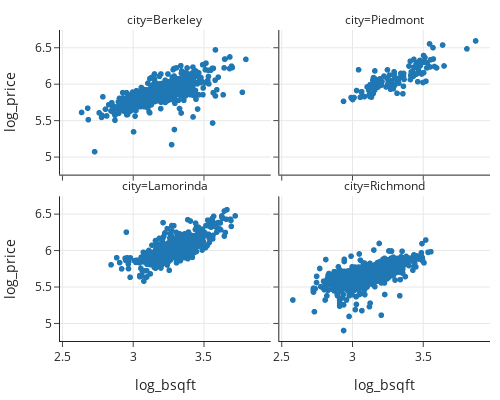

The cell this chart's notebook holds for it:
### Markdown cell above
As expected from the box plots, the estimated sale price (in log $) depends on the city. But, if we know the size of the house as well as the city, we should have an even better model. We saw earlier that the simple log-log model that explains sale price by house size fits reasonably well so we expect that the city feature (as one-hot encoded variables) should further improve the model. 

Such a model looks like:

$$
y_i ~\approx~ \theta_1x_i +  \theta_B x_{i,B} ~+~ \theta_L x_{i,L} 
~+~ \theta_P x_{i,P} ~+~ \theta_R x_{i,R}
$$

Notice that this model describes the relationship between log(price), which is represented as $y$ and log(size), which is represented as $x$, as linear with the same coefficient for log(size) for each city.
But, the intercept term depends on the city:

$$
\begin{aligned}
y_i ~&\approx~ \theta_1x_i +  \theta_B  ~~&\text{for houses in Berkeley} \\
y_i ~&\approx~ \theta_1x_i + \theta_L  ~~&\text{for houses in Lamorinda}\\
y_i ~&\approx~ \theta_1x_i + \theta_P  ~~&\text{for houses in Piedmont}\\
y_i ~&\approx~ \theta_1x_i + \theta_R  ~~&\text{for houses in Richmond}
\end{aligned}
$$

We next make a facet of scatter plots, one for each city, to see if this relationship roughly holds:

### Code cell
fig = px.scatter(sfh, x='log_bsqft', y='log_price', 
                 facet_col='city', facet_col_wrap=2,
                 width=500, height=400)

fig.update_layout(margin=dict(t=30))
fig

### Figure 1 — Plotly figure (JSON) as saved in the notebook; plotly's stock layout.template omitted (floating-point values rounded to 4 significant figures; data arrays with more than 128 entries replaced by an {"elided": "..."} marker saying what was removed)
{"data": [{"hovertemplate": "city=Berkeley<br>log_bsqft=%{x}<br>log_price=%{y}<extra></extra>", "legendgroup": "", "marker": {"color": "#1F77B4", "symbol": "circle"}, "mode": "markers", "name": "", "showlegend": false, "type": "scattergl", "x": {"elided": "647 float values"}, "xaxis": "x3", "y": {"elided": "647 float values"}, "yaxis": "y3"}, {"hovertemplate": "city=Piedmont<br>log_bsqft=%{x}<br>log_price=%{y}<extra></extra>", "legendgroup": "", "marker": {"color": "#1F77B4", "symbol": "circle"}, "mode": "markers", "name": "", "showlegend": false, "type": "scattergl", "x": [3.12, 3.522, 3.24, 3.142, 3.162, 3.464, 3.275, 3.298, 3.873, 3.458, 3.363, 3.196, 3.572, 3.429, 3.272, 3.432, 3.547, 3.246, 3.206, 3.29, 3.574, 3.161, 3.182, 3.367, 3.436, 3.332, 3.196, 3.359, 3.161, 3.268, 3.175, 3.207, 3.126, 3.159, 3.402, 3.582, 3.211, 3.436, 3.031, 3.265, 3.411, 2.993, 3.301, 3.452, 3.126, 3.014, 3.272, 3.272, 3.597, 3.532, 3.414, 3.488, 3.25, 3.106, 3.254, 3.151, 3.225, 3.509, 3.068, 3.344, 3.297, 3.109, 3.149, 3.15, 3.364, 3.326, 3.256, 3.459, 3.349, 3.191, 3.321, 3.412, 3.346, 3.436, 3.528, 3.318, 3.067, 3.363, 3.46, 3.64, 3.491, 3.471, 3.146, 3.463, 3.301, 3.506, 3.136, 3.058, 3.812, 3.193, 3.119, 3.119, 3.003, 3.65, 3.417, 3.467, 3.427, 3.501, 3.261, 3.087, 2.996, 3.505, 3.443, 3.045, 3.274, 3.127, 3.555, 3.55, 3.479, 3.515, 3.33, 3.451, 2.939, 3.15, 3.291, 3.119, 3.482], "xaxis": "x4", "y": [5.857, 6.047, 5.968, 5.957, 6.031, 6.04, 6.051, 6.141, 6.6, 6.151, 6.114, 6.063, 6.507, 6.121, 5.937, 6.114, 6.559, 6.089, 5.993, 6.011, 6.352, 6.079, 5.966, 6.072, 6.146, 6.09, 6.079, 5.875, 6.188, 5.982, 5.973, 5.996, 5.836, 5.923, 6.255, 6.249, 6.041, 6.347, 5.919, 6.13, 6.322, 5.823, 5.991, 6.286, 5.966, 5.823, 6.004, 6.004, 6.23, 6.301, 6.127, 6.312, 6.203, 5.968, 6.013, 6.097, 6.117, 6.306, 5.903, 6.154, 6.176, 5.971, 5.877, 6.064, 6.154, 6.047, 6.045, 6.279, 6.138, 5.998, 6.057, 6.07, 6.114, 6.238, 6.23, 5.881, 5.895, 5.978, 6.297, 6.544, 6.146, 6.183, 6.061, 6.3, 6.09, 6.163, 5.829, 5.826, 6.491, 6.021, 5.922, 5.922, 5.796, 6.256, 6.175, 6.203, 6.179, 6.029, 6.021, 5.836, 5.813, 6.4, 6.242, 6.204, 6.041, 6, 6.342, 6.243, 6.332, 6.371, 6.021, 6.141, 5.771, 6.013, 5.944, 5.94, 6.261], "yaxis": "y4"}, {"hovertemplate": "city=Lamorinda<br>log_bsqft=%{x}<br>log_price=%{y}<extra></extra>", "legendgroup": "", "marker": {"color": "#1F77B4", "symbol": "circle"}, "mode": "markers", "name": "", "showlegend": false, "type": "scattergl", "x": {"elided": "569 float values"}, "xaxis": "x", "y": {"elided": "569 float values"}, "yaxis": "y"}, {"hovertemplate": "city=Richmond<br>log_bsqft=%{x}<br>log_price=%{y}<extra></extra>", "legendgroup": "", "marker": {"color": "#1F77B4", "symbol": "circle"}, "mode": "markers", "name": "", "showlegend": false, "type": "scattergl", "x": {"elided": "1334 float values"}, "xaxis": "x2", "y": {"elided": "1334 float values"}, "yaxis": "y2"}], "layout": {"annotations": [{"font": {}, "showarrow": false, "text": "city=Lamorinda", "x": 0.245, "xanchor": "center", "xref": "paper", "y": 0.465, "yanchor": "bottom", "yref": "paper"}, {"font": {}, "showarrow": false, "text": "city=Richmond", "x": 0.755, "xanchor": "center", "xref": "paper", "y": 0.465, "yanchor": "bottom", "yref": "paper"}, {"font": {}, "showarrow": false, "text": "city=Berkeley", "x": 0.245, "xanchor": "center", "xref": "paper", "y": 1.0, "yanchor": "bottom", "yref": "paper"}, {"font": {}, "showarrow": false, "text": "city=Piedmont", "x": 0.755, "xanchor": "center", "xref": "paper", "y": 1.0, "yanchor": "bottom", "yref": "paper"}], "height": 400, "legend": {"tracegroupgap": 0}, "margin": {"t": 30}, "width": 500, "xaxis": {"anchor": "y", "domain": [0, 0.49], "title": {"text": "log_bsqft"}}, "xaxis2": {"anchor": "y2", "domain": [0.51, 1], "matches": "x", "title": {"text": "log_bsqft"}}, "xaxis3": {"anchor": "y3", "domain": [0, 0.49], "matches": "x", "showticklabels": false}, "xaxis4": {"anchor": "y4", "domain": [0.51, 1], "matches": "x", "showticklabels": false}, "yaxis": {"anchor": "x", "domain": [0, 0.465], "title": {"text": "log_price"}}, "yaxis2": {"anchor": "x2", "domain": [0, 0.465], "matches": "y", "showticklabels": false}, "yaxis3": {"anchor": "x3", "domain": [0.535, 1.0], "matches": "y", "title": {"text": "log_price"}}, "yaxis4": {"anchor": "x4", "domain": [0.535, 1.0], "matches": "y", "showticklabels": false}}}
